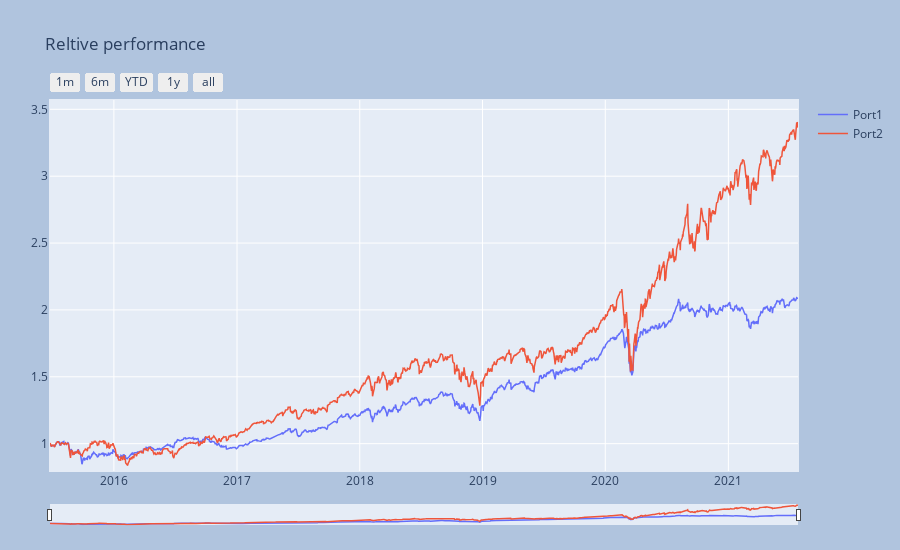

The notebook cell this image was saved under:
### Markdown cell above
### Visualized the 2 portfolios time-series

> Note the use of flag `fancy=True`. It designates the use of *plotly* package for interactive time-series. 

As expected, `Port2` is more aggressive than `Port1`.

### Code cell
_ = pp.port_view_all(componly=True, fancy=True, title="Reltive performance")

### Figure 1 — Plotly figure (JSON) as saved in the notebook; plotly's stock layout.template omitted (floating-point values rounded to 4 significant figures; data arrays with more than 128 entries replaced by an {"elided": "..."} marker saying what was removed)
{"data": [{"line": {"width": 1.5}, "name": "Port1", "type": "scatter", "x": {"elided": "1533 str values"}, "y": {"elided": "1533 float values"}}, {"line": {"width": 1.5}, "name": "Port2", "type": "scatter", "x": {"elided": "1533 str values"}, "y": {"elided": "1533 float values"}}], "layout": {"autosize": false, "height": 550, "margin": {"b": 25, "l": 50, "pad": 1, "r": 50, "t": 100}, "paper_bgcolor": "LightSteelBlue", "title": {"text": "Reltive performance"}, "width": 900, "xaxis": {"autorange": false, "fixedrange": false, "range": ["2015-06-25T00:00:00", "2021-07-27T00:00:00"], "rangeselector": {"buttons": [{"count": 1, "label": "1m", "step": "month", "stepmode": "backward"}, {"count": 6, "label": "6m", "step": "month", "stepmode": "backward"}, {"count": 1, "label": "YTD", "step": "year", "stepmode": "todate"}, {"count": 1, "label": "1y", "step": "year", "stepmode": "backward"}, {"step": "all"}]}, "rangeslider": {"thickness": 0.05, "visible": true}, "title": {}, "type": "date"}, "yaxis": {"autorange": false, "fixedrange": false, "range": [0.7956, 3.57], "title": {}}}}
